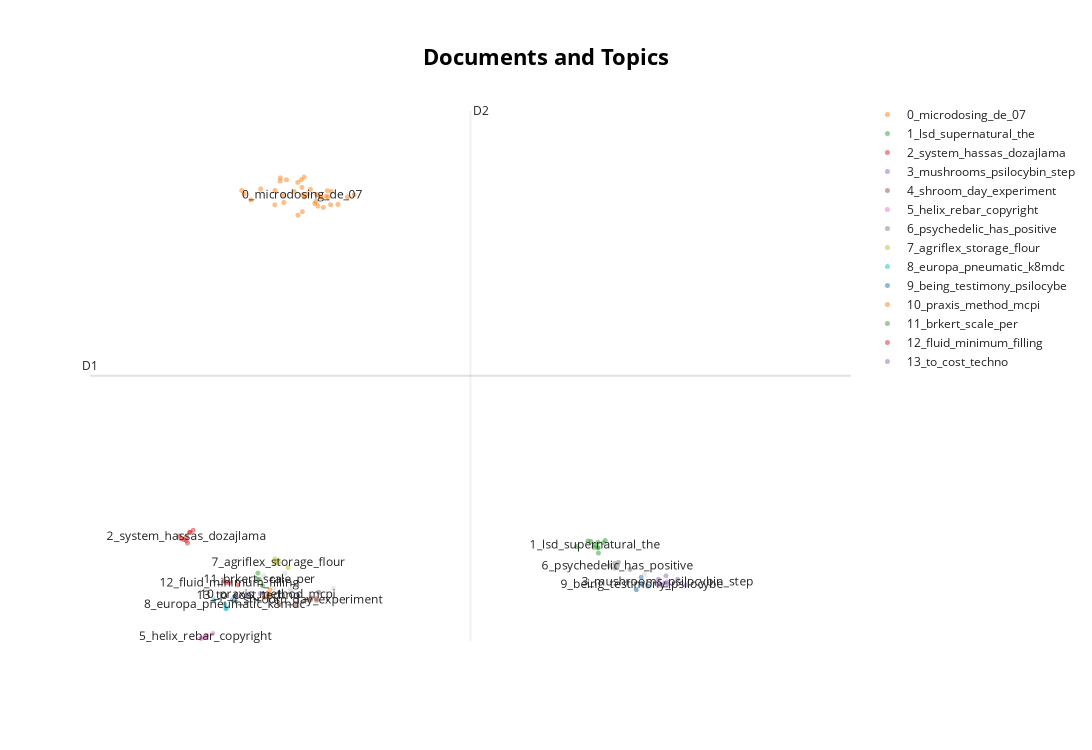

Notebook source saved alongside this figure:
### Code cell
topic_model.visualize_documents(teks_berita, reduced_embeddings=reduced_embeddings)

### Figure 1 — Plotly figure (JSON) as saved in the notebook; plotly's stock layout.template omitted (floating-point values rounded to 4 significant figures)
{"data": [{"hoverinfo": "text", "hovertext": ["con cret micro dosing creatine review", "Micro-Dose (Liron Moskovich) Gamma Goblins KarHana@Fractal 3.1.14 Haravot", "Micro-dosing", "Shroom Experiment, Micro dosing, Day 10. Psilocybin and Kratom.", "Micro dosing of powdered products", "Micro Dosing", "Lawer - UNICA Gelato ingredients automatic dosing", "7615 Micro Dosing Pump-1", "Micro-dosing of Anabolics / Testosterones", "SG-Fiber dosing system of micro surfacing paver", "Xcelodose 120S Precision Powder Micro-dosing System", "Exit from \"depression\" by microdosing magic mushrooms.", "Graco Dynamic Paint Proportioning (Dynamic Micro Dosing)", null], "marker": {"color": "#CFD8DC", "opacity": 0.5, "size": 5}, "mode": "markers+text", "name": "other", "showlegend": false, "type": "scattergl", "x": [12.08, 12.67, 11.62, 17.75, 11.78, 11.64, 11.83, 10.62, 11.93, 11.2, 11.47, 17.9, 11.91, 12.65], "y": [0.5624, 0.747, 0.8766, 1.125, 1.562, 1.175, 1.705, 0.8334, 1.07, 0.9874, 1.63, 1.683, 1.134, 1.161]}, {"hoverinfo": "text", "hovertext": ["Microdosing monitoring", "www.pacwiki.org - Tecnotrend Automazione - FV252T Microdosing Machine for vials", "Microdosing", "Mescaline Microdose", "De Mooie Mannen Club: Vakantie Vincent: Microdosing Is De Sjit! De 'Hulde Aan Meneer Hofmann' Edit", "About Microdosing", "Time differentials: mystery wisdom and microdosing", "OSV Mini ER - Mixing and Microdosing of Epoxy Resins", "Review Part B- FDA, M3(R2) Nonclinical Safety Studies, microdosing", "Miracles with fertilizer microdosing", "Microdosing", "Amanda Feilding on Microdosing", "Microdosing: Warrantage", "Microdosing", "Episode 35 - Dr. James Fadiman", "Microdosing - a little goes a long way", "microdosing test run 2015 07 27 No 2", "3MT - Erika Bachmann: Fertilizer microdosing for improved agricultural production", "Jesma Microdosing", "What You Need To Know About \"Microdosing\"", "Spagyric Microdosing: An Alchemical Approach to Sacred Plant Healing", "Microdosing: Future", "MICRODOSING CANNABIS! Benefits of Cannabis!", "#325 Microdosing from The Adam and Dr Drew Show on podbay", "MAC LIQUID TECHNOLOGY - MICRODOSING", "Marijuana & Alcohol Combination - Uses - (\"Microdosing\" Alcohol?!?)", "Microdosing: On-Station work", "Charles Bukowski and Microdosing: My New Morning Routine", "Microdosing short version", "Microdosing: Up-scaling", "What Is Microdosing?", "Microdosing: On-Farm work", "microdosing test run 2015 07 27", "Microdosing", "Microdosing", "Microdosing Away The Same Old Blues", null], "marker": {"opacity": 0.5, "size": 5}, "mode": "markers+text", "name": "0_microdosing_de_07", "text": ["", "", "", "", "", "", "", "", "", "", "", "", "", "", "", "", "", "", "", "", "", "", "", "", "", "", "", "", "", "", "", "", "", "", "", "", "0_microdosing_de_07"], "textfont": {"size": 12}, "type": "scattergl", "x": [12.04, 11.75, 12.6, 12.35, 12.55, 12.12, 12.21, 11.42, 11.86, 11.14, 12.52, 12.48, 12.26, 12.36, 13.0, 12.33, 12.15, 11.25, 12.72, 11.98, 11.1, 11.75, 12.05, 12.88, 11.66, 12.12, 11.81, 12.61, 12.54, 11.8, 12.42, 11.66, 12.1, 12.16, 12.44, 12.38, 12.13], "y": [15.68, 15.84, 14.88, 15.0, 15.16, 15.5, 15.26, 15.44, 15.77, 15.26, 15.18, 14.78, 15.43, 15.25, 15.23, 14.92, 15.87, 15.05, 14.89, 15.36, 15.39, 15.72, 14.51, 15.16, 15.39, 14.63, 14.96, 15.35, 15.38, 15.21, 15.18, 14.88, 15.77, 15.15, 15.14, 14.83, 15.23]}, {"hoverinfo": "text", "hovertext": ["Become your Own Guru by micro-dosing on LSD!", "LSD: Microdosing & the SUPERNATURAL", "5ht2 activation and the heart; microdosing LSD and psilocybin", "Micro-Dosing LSD Brings Silicon Valley Tech Innovators, Artists Inspiration", "Microdosing LSD (2/5): Staying Present in Reality Waves", "Microdosing LSD or any Psychedelic", "LSD, Microdosing: Is It Good For Business?", "Microdosing LSD at school", "LSD: Microdosing & the SUPERNATURAL", "Microdosing LSD (1/5): Setting, Research, Intention", null], "marker": {"opacity": 0.5, "size": 5}, "mode": "markers+text", "name": "1_lsd_supernatural_the", "text": ["", "", "", "", "", "", "", "", "", "", "1_lsd_supernatural_the"], "textfont": {"size": 12}, "type": "scattergl", "x": [17.04, 17.11, 16.75, 17.11, 16.94, 17.12, 17.2, 17.23, 17.11, 16.99, 17.06], "y": [2.629, 2.617, 2.661, 2.815, 2.863, 2.429, 2.795, 2.877, 2.622, 2.841, 2.715]}, {"hoverinfo": "text", "hovertext": ["Erschossener Kiffer / Drogen in Mikro-Dosierung / Hanfparade DEA (53)", "Micro Dosing System 03 (tea) (Hassas Dozajlama Sistemi03 çay)", "Micro Dosing System 02 (Hassas Dozajlama Sistemi02)", "Micro Dosing System 01 (Hassas Dozajlama Sistemi01)", "www.noronmuhendislik.com Mikro Dozaj Sistemi Micro Dosing System Noron Mühendislik", "Micro Dosing System 05 (farina) (Hassas Dozajlama Sistemi05 irmik)", "Mikroaplikace biologických konzervantů. LDS Low Dosing System", "Micro Dosing System 04 (PLC Kontrollü) (Hassas Dozajlama Sistemi04 PLC Control System)", null], "marker": {"opacity": 0.5, "size": 5}, "mode": "markers+text", "name": "2_system_hassas_dozajlama", "text": ["", "", "", "", "", "", "", "", "2_system_hassas_dozajlama"], "textfont": {"size": 12}, "type": "scattergl", "x": [10.28, 10.18, 10.05, 10.12, 10.22, 10.07, 10.23, 10.16, 10.17], "y": [3.244, 2.784, 3.037, 2.907, 3.176, 2.939, 3.169, 2.878, 3.017]}, {"hoverinfo": "text", "hovertext": ["Microdosing Psilocybin Mushrooms & LSD - The Oracle Frequency Podcast #25", "Microdosing Magic Mushroom 0.1g Experience", "Microdosing PSILOCYBIN Mushrooms Experiment | DAY 1", "Microdosing PSILOCYBIN Mushrooms Experiment || REVIEW", "Psilocybin Mushroom Micro-Dosing", "MICRODOSING 101! Step By Step To Microdosing Psilocybin Mushrooms", "MICRODOSING MUSHROOMS : The Benefits of Microdosing Psilocybin!", "Microdosing mushrooms vlog 1", null], "marker": {"opacity": 0.5, "size": 5}, "mode": "markers+text", "name": "3_mushrooms_psilocybin_step", "text": ["", "", "", "", "", "", "", "", "3_mushrooms_psilocybin_step"], "textfont": {"size": 12}, "type": "scattergl", "x": [18.26, 18.59, 18.18, 18.23, 18.12, 18.29, 18.13, 18.45, 18.28], "y": [1.617, 1.279, 1.279, 1.362, 1.306, 1.322, 1.492, 1.492, 1.393]}, {"hoverinfo": "text", "hovertext": ["Shroom Experiment. Micro dosing, Day 2.", "Shroom Experiment, Micro dosing. Day 6.", "Fighting striga-Micro-dosing", "CON-CRET CREATINE MICRO-DOSING 48 Servicios PROMERA SPORTS", "Shroom Experiment, Micro dosing, Day 3.", "Shroom Experiment, Micro dosing. Day 12.", "Shroom Experiment, Micro dosing, Day 7.", null], "marker": {"opacity": 0.5, "size": 5}, "mode": "markers+text", "name": "4_shroom_day_experiment", "text": ["", "", "", "", "", "", "", "4_shroom_day_experiment"], "textfont": {"size": 12}, "type": "scattergl", "x": [12.27, 12.26, 11.73, 12.02, 12.36, 12.4, 12.36, 12.2], "y": [0.8296, 0.7666, 0.5857, 0.5641, 0.74, 1.026, 0.796, 0.7582]}, {"hoverinfo": "text", "hovertext": ["Accurate dosing of Helix Twisted Steel Micro Rebar concrete reinforcement --- Copyright ©", "Dosing Helix micro rebar into a ready mix truck", "Helix Micro Rebar Dosing - Millennium Mine", "Dosing Helix Micro-Rebar using a blower --- © Copyright", "Dosing Helix Micro Rebar", "Dosing trucks with Helix micro rebar at Ingram Ready Mix", null], "marker": {"opacity": 0.5, "size": 5}, "mode": "markers+text", "name": "5_helix_rebar_copyright", "text": ["", "", "", "", "", "", "5_helix_rebar_copyright"], "textfont": {"size": 12}, "type": "scattergl", "x": [10.48, 10.42, 10.49, 10.41, 10.61, 10.51, 10.49], "y": [-0.564, -0.618, -0.5472, -0.6212, -0.4481, -0.5202, -0.5531]}, {"hoverinfo": "text", "hovertext": ["Microdosing psychedelic drugs has positive effects", "'Microdosing' Psychedelic Drugs Has Positive Effects", "Psychedelic Horizons Beyond Psychotherapy Workshop - Part 3/4", "Psychedelic Micro dosing and Weight Training", "Micro dosing Mushrooms and WARNING before taking Psychedelics", null], "marker": {"opacity": 0.5, "size": 5}, "mode": "markers+text", "name": "6_psychedelic_has_positive", "text": ["", "", "", "", "", "6_psychedelic_has_positive"], "textfont": {"size": 12}, "type": "scattergl", "x": [17.46, 17.39, 17.3, 17.39, 17.65, 17.44], "y": [2.1, 2.053, 1.986, 1.889, 1.844, 1.974]}, {"hoverinfo": "text", "hovertext": ["Agriflex flour silos, ingredient storage and dosing systems levain machines-Dec10 Vanrooy", "Agriflex flour silos, automatic ingredient storage & dosing-low res-presentation-Vanrooy-Dec10", "Flour silos, raw materials storage & dosing, natural yeast machines. Agriflex - Vanrooy", "Storing and dosing station of ingredients ESTEVE - industrial", null], "marker": {"opacity": 0.5, "size": 5}, "mode": "markers+text", "name": "7_agriflex_storage_flour", "text": ["", "", "", "", "7_agriflex_storage_flour"], "textfont": {"size": 12}, "type": "scattergl", "x": [11.69, 11.65, 11.66, 11.88, 11.72], "y": [2.147, 2.074, 2.223, 1.91, 2.088]}, {"hoverinfo": "text", "hovertext": ["Microfluidics - new 5μl micro dosing pump delivers precision & reliability DMA Europa", "Micro: Pneumatic dosing unit", "Micro-dosing With MAC Bullet Valves", "K8MDC Micro-dosing control valve", null], "marker": {"opacity": 0.5, "size": 5}, "mode": "markers+text", "name": "8_europa_pneumatic_k8mdc", "text": ["", "", "", "", "8_europa_pneumatic_k8mdc"], "textfont": {"size": 12}, "type": "scattergl", "x": [10.63, 10.94, 10.84, 10.83, 10.81], "y": [0.73, 0.7615, 0.4473, 0.448, 0.5967]}, {"hoverinfo": "text", "hovertext": ["MicroDosing Psilocybin! Improving Overall We'll Being.", "Microdosing Psilocybe Testimony - The Natural Way of Healing", "Microdosing PSILOCYBIN Experiment | Day 2", null], "marker": {"opacity": 0.5, "size": 5}, "mode": "markers+text", "name": "9_being_testimony_psilocybe", "text": ["", "", "", "9_being_testimony_psilocybe"], "textfont": {"size": 12}, "type": "scattergl", "x": [17.96, 17.84, 17.76, 17.85], "y": [1.242, 1.564, 1.119, 1.308]}, {"hoverinfo": "text", "hovertext": ["MCPI Fine dosing", "DMT Breakthrough / Micro dosing Method", "PRAXIS MICRO DOSING", null], "marker": {"opacity": 0.5, "size": 5}, "mode": "markers+text", "name": "10_praxis_method_mcpi", "text": ["", "", "", "10_praxis_method_mcpi"], "textfont": {"size": 12}, "type": "scattergl", "x": [11.48, 11.57, 11.59, 11.55], "y": [0.834, 1.115, 0.9082, 0.9524]}, {"hoverinfo": "text", "hovertext": ["MICRO DOSING SCALE per 10x SILOS", "Micro dosing unit for liquids from Bürkert", "Xcelodose 600S Precision Powder Micro-dosing System", null], "marker": {"opacity": 0.5, "size": 5}, "mode": "markers+text", "name": "11_brkert_scale_per", "text": ["", "", "", "11_brkert_scale_per"], "textfont": {"size": 12}, "type": "scattergl", "x": [11.45, 11.37, 11.37, 11.4], "y": [1.256, 1.496, 1.713, 1.488]}, {"hoverinfo": "text", "hovertext": ["Fluid filling with exact precision dosing by Fluid Research Corp", "Minimum Quantity Lubrication (MQL)", "Fully Automatic Micro Dosing Piston Filler for eJuice", null], "marker": {"opacity": 0.5, "size": 5}, "mode": "markers+text", "name": "12_fluid_minimum_filling", "text": ["", "", "", "12_fluid_minimum_filling"], "textfont": {"size": 12}, "type": "scattergl", "x": [11.03, 10.8, 10.83, 10.89], "y": [1.291, 1.436, 1.37, 1.365]}, {"hoverinfo": "text", "hovertext": ["Uniclick syringe to reduce dosing errors and cost to healthcare globally", "TECHNO D - Packaging machine for micro dosing", null], "marker": {"opacity": 0.5, "size": 5}, "mode": "markers+text", "name": "13_to_cost_techno", "text": ["", "", "13_to_cost_techno"], "textfont": {"size": 12}, "type": "scattergl", "x": [11.01, 11.41, 11.21], "y": [0.8571, 0.9832, 0.9202]}], "layout": {"annotations": [{"showarrow": false, "text": "D1", "x": 8.54, "y": 8.767, "yshift": 10}, {"showarrow": false, "text": "D2", "x": 14.96, "xshift": 10, "y": 18.25}], "height": 750, "shapes": [{"line": {"color": "#CFD8DC", "width": 2}, "type": "line", "x0": 14.96, "x1": 14.96, "y0": -0.7144, "y1": 18.25}, {"line": {"color": "#9E9E9E", "width": 2}, "type": "line", "x0": 8.54, "x1": 21.38, "y0": 8.767, "y1": 8.767}], "title": {"font": {"color": "Black", "size": 22}, "text": "<b>Documents and Topics</b>", "x": 0.5, "xanchor": "center", "yanchor": "top"}, "width": 1200, "xaxis": {"visible": false}, "yaxis": {"visible": false}}}
